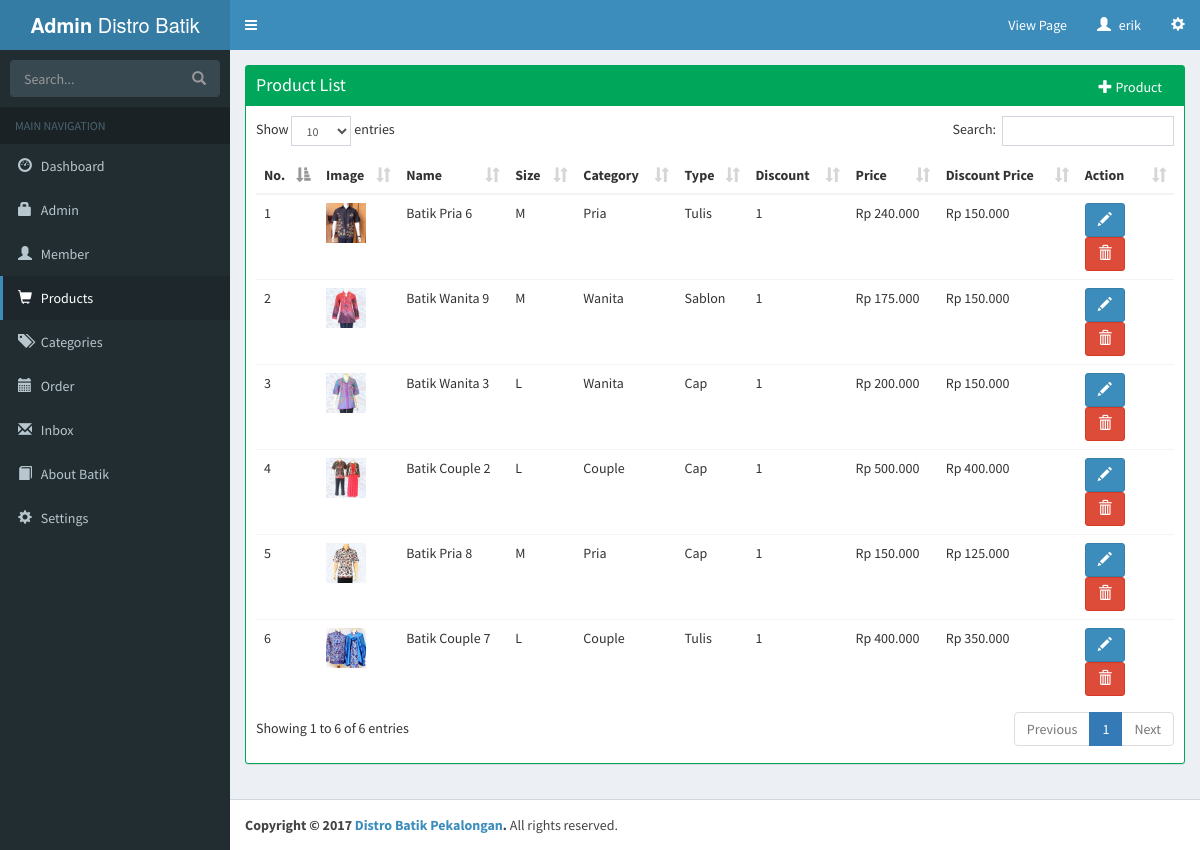
Page /admin/product.php (signed in) on the committed database.
### tables this page shows
CREATE TABLE `barang` (
  `id_barang` int(11) NOT NULL,
  `id_kategori` int(11) NOT NULL,
  `id_jenis` int(11) NOT NULL,
  `nama_barang` varchar(50) NOT NULL,
  `ukuran` varchar(3) NOT NULL,
  `foto_barang` varchar(50) NOT NULL,
  `diskon` tinyint(4) NOT NULL,
  `harga` int(11) NOT NULL,
  `harga_diskon` int(11) NOT NULL,
  `deskripsi` text NOT NULL,
  `tanggal` date NOT NULL
);

CREATE TABLE `kategori` (
  `id_kategori` int(11) NOT NULL,
  `nama_kategori` varchar(20) NOT NULL,
  `alamat` varchar(50) NOT NULL
);

CREATE TABLE `jenis` (
  `id_jenis` int(11) NOT NULL,
  `nama_jenis` varchar(20) NOT NULL,
  `alamat` varchar(50) NOT NULL
);

### admin/product.php (the view, shortened to what this page needs)
<?php
  include("../lib/config.php");
?>
<!DOCTYPE html>
<html>
<head>
  <link rel="stylesheet" href="../bootstrap/css/bootstrap.min.css">
  <link rel="stylesheet" href="../font-awesome/css/font-awesome.min.css">
  <link rel="stylesheet" href="https://cdnjs.cloudflare.com/ajax/libs/ionicons/2.0.1/css/ionicons.min.css">
  <link rel="stylesheet" href="../../plugins/datatables/dataTables.bootstrap.css">
  <link rel="stylesheet" href="../dist/css/AdminLTE.min.css">
  <link rel="stylesheet" href="../dist/css/skins/_all-skins.min.css">
</head>
<body class="hold-transition skin-blue fixed sidebar-mini">
<div class="wrapper">
  <header class="main-header">
    <a href="index.php" class="logo">
      <span class="logo-lg"><b>Admin</b> Distro Batik Pekalongan</span>
    </a>
    <nav class="navbar navbar-static-top">
      <a href="#" class="sidebar-toggle" data-toggle="offcanvas" role="button">
      </a>
      <div class="navbar-custom-menu">
        <ul class="nav navbar-nav">
          <li><a href="../index.php" target="_blank">View Page</a></li>
          <li class="dropdown user user-menu">
            <a href="#" class="dropdown-toggle" data-toggle="dropdown">
              <span class="glyphicon glyphicon-user" aria-hidden="true"></span>
              <span class="hidden-xs"><?php echo $_SESSION['username']; ?></span>
            </a>
          </li>
          <li>
            <a href="#" data-toggle="control-sidebar"><i class="glyphicon glyphicon-cog" aria-hidden="true"></i></a>
          </li>
        </ul>
      </div>
    </nav>
  </header>
  <aside class="main-sidebar">
    <section class="sidebar">
      <form action="#" method="get" class="sidebar-form">
        <div class="input-group">
          <input type="text" name="q" class="form-control" placeholder="Search...">
              <span class="input-group-btn">
                <button type="submit" name="search" id="search-btn" class="btn btn-flat"><i class="glyphicon glyphicon-search" aria-hidden="true"></i>
                </button>
              </span>
        </div>
      </form>
      <ul class="sidebar-menu">
        <li class="header">MAIN NAVIGATION</li>
        <li class="treeview">
          <a href="index.php">
            <i class="glyphicon glyphicon-dashboard" aria-hidden="true"></i> <span>Dashboard</span>
          </a>
        </li>
        <li class="treeview">
          <a href="account.php">
            <i class="glyphicon glyphicon-lock" aria-hidden="true"></i>
            <span>Admin</span>
          </a>
        </li>
        <li class="treeview">
          <a href="member.php">
            <i class="glyphicon glyphicon-user" aria-hidden="true"></i>
            <span>Member</span>
          </a>
        </li>
        <li class="treeview active">
          <a href="product.php">
            <i class="glyphicon glyphicon-shopping-cart" aria-hidden="true"></i> <span>Products</span>
          </a>
        </li>
        <li class="treeview">
          <a href="categories.php">
            <i class="glyphicon glyphicon-tags" aria-hidden="true"></i> <span>Categories</span>
          </a>
        </li>
        <li class="treeview">
          <a href="order.php">
            <i class="glyphicon glyphicon-calendar" aria-hidden="true"></i>
            <span>Order</span>
          </a>
        </li>
        <li class="treeview">
          <a href="inbox.php">
            <i class="glyphicon glyphicon-envelope" aria-hidden="true"></i>
            <span>Inbox</span>
          </a>
        </li>
        <li class="treeview">
          <a href="about.php">
            <i class="glyphicon glyphicon-book" aria-hidden="true"></i>
            <span>About Batik</span>
          </a>
        </li>
        <li class="treeview">
          <a href="setting.php">
            <i class="glyphicon glyphicon-cog" aria-hidden="true"></i> <span>Settings</span>
          </a>
        </li>
    </section>
  </aside>
  <div class="content-wrapper">
    <section class="content">
          <div class="box box-success box-solid">
            <div class="box-header">
              <h3 class="box-title">Product List</h3><br>
              <div class="box-tools pull-right">
                <button type="button" class="btn btn-success" data-toggle="modal" data-target="#add"><span class="glyphicon glyphicon-plus" aria-hidden="true"></span> Product</button>
              </div>
            </div>
            <div class="box-body table-responsive">
              <table id="example2" class="table table-stripped table-hover">
                <thead>
                  <tr>
                    <th>No.</th>
                    <th>Image</th>
                    <th>Name</th>
                    <th>Size</th>
                    <th>Category</th>
                    <th>Type</th>
                    <th>Discount</th>
                    <th>Price</th>
                    <th>Discount Price</th>
                    <th>Action</th>
                  </tr>
                </thead>
                <tbody>
                <?php
                  $no = 1;
                  $queryshow = mysqli_query ($connect, "SELECT * from barang, kategori, jenis WHERE barang.id_kategori = kategori.id_kategori and barang.id_jenis = jenis.id_jenis and diskon = 1 ORDER BY id_barang DESC");
                  while ($datashow = mysqli_fetch_array($queryshow)) {
                ?>
                  <tr>
                    <td><?php echo $no; ?></td>
                    <td><img src="../img/produk/<?php echo $datashow['foto_barang']; ?>" alt="<?php echo $datashow['foto_barang']; ?>" width="40" height="40"></td>
                    <td><?php echo $datashow['nama_barang']; ?></td>
                    <td><?php echo $datashow['ukuran']; ?></td>
                    <td><?php echo $datashow['nama_kategori']; ?></td>
                    <td><?php echo $datashow['nama_jenis']; ?></td>
                    <td><?php echo $datashow['diskon']; ?></td>
                    <td><?php echo "Rp ".number_format($datashow['harga'],0,".","."); ?></td>
                    <td><?php echo "Rp ".number_format($datashow['harga_diskon'],0,".","."); ?></td>
                    <td><button type="button" class="btn btn-primary" data-toggle="modal" data-target="#<?php echo $datashow['id_barang']; ?>up"><span class="glyphicon glyphicon-pencil" aria-hidden="true"></span></button>&nbsp;<a onclick="return confirm('Are you sure?')" class="btn btn-danger" role="button" href="productdel.php?id=<?php echo $datashow['id_barang']; ?>" data-toggle='tooltip' title='Delete'><span class="glyphicon glyphicon-trash" aria-hidden="true"></span></a></td>
                </tr>
                <?php $no++;  } ?>
                </tbody>
              </table>
            </div>
          </div>
    </section>
  </div>
  <footer class="main-footer">
    <strong>Copyright &copy; 2017 <a href="../index.php">Distro Batik Pekalongan</a>.</strong> All rights
    reserved.
  </footer>
</div>
</body>
</html>

### rows in the picture
barang: foto_barang (picture), nama_barang "Batik Pria 6", ukuran "M", id_kategori.nama_kategori "Pria", id_jenis.nama_jenis "Tulis", diskon "1", harga "240.000", harga_diskon "150.000"
barang: foto_barang (picture), nama_barang "Batik Wanita 9", ukuran "M", id_kategori.nama_kategori "Wanita", id_jenis.nama_jenis "Sablon", diskon "1", harga "175.000", harga_diskon "150.000"
barang: foto_barang (picture), nama_barang "Batik Wanita 3", ukuran "L", id_kategori.nama_kategori "Wanita", id_jenis.nama_jenis "Cap", diskon "1", harga "200.000", harga_diskon "150.000"
barang: foto_barang (picture), nama_barang "Batik Couple 2", ukuran "L", id_kategori.nama_kategori "Couple", id_jenis.nama_jenis "Cap", diskon "1", harga "500.000", harga_diskon "400.000"
barang: foto_barang (picture), nama_barang "Batik Pria 8", ukuran "M", id_kategori.nama_kategori "Pria", id_jenis.nama_jenis "Cap", diskon "1", harga "150.000", harga_diskon "125.000"
barang: foto_barang (picture), nama_barang "Batik Couple 7", ukuran "L", id_kategori.nama_kategori "Couple", id_jenis.nama_jenis "Tulis", diskon "1", harga "400.000", harga_diskon "350.000"

### other values in the picture
$_SESSION['username'] "erik"
